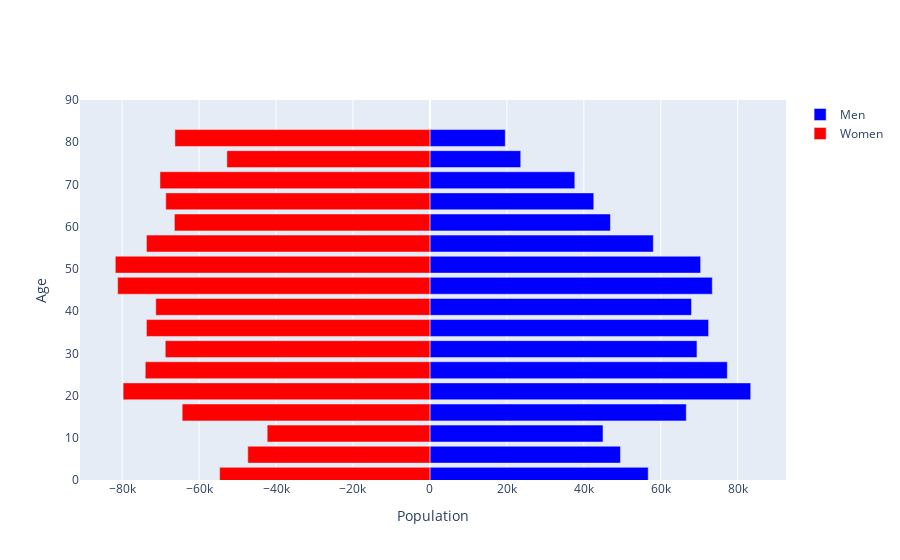
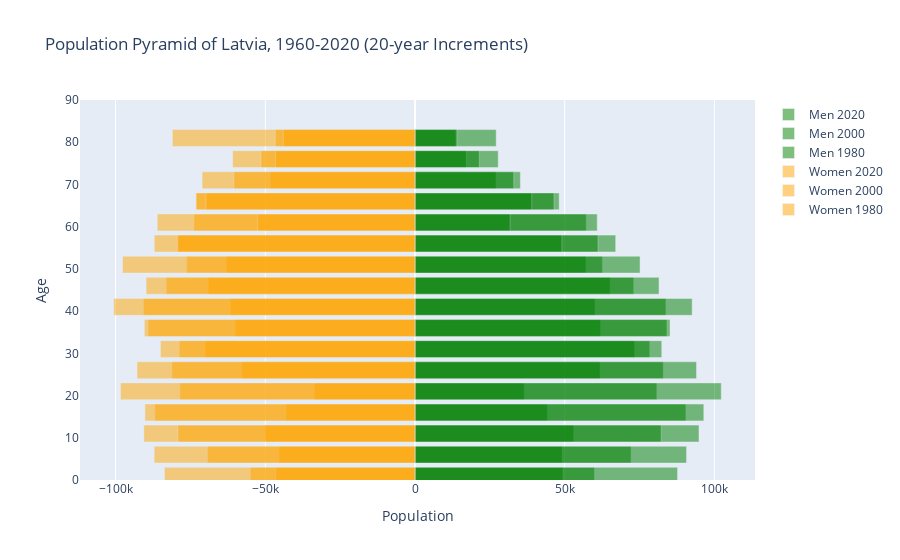

Notebook source saved alongside these figures, in order:
### Markdown cell above
### 2. Latvia

### Code cell
pop_pyramid(latvia, "Latvia", [2010])
pop_pyramid(latvia, "Latvia", [2020,1960,20])
animate_pyramid(latvia, "Latvia", (1960, 2020, 1))

### Figure 1 — Plotly figure (JSON) as saved in the notebook; plotly's stock layout.template omitted (floating-point values rounded to 4 significant figures)
{"data": [{"hoverinfo": ["x", "y"], "marker": {"color": "blue"}, "name": "Men", "orientation": "h", "type": "bar", "x": [56732, 49526, 44984, 66624, 83371, 77300, 69405, 72430, 67983, 73387, 70357, 58070, 46916, 42588, 37658, 23600, 19580], "y": [1, 6, 11, 16, 21, 26, 31, 36, 41, 46, 51, 56, 61, 66, 71, 76, 81]}, {"hoverinfo": ["x", "y"], "marker": {"color": "red"}, "name": "Women", "orientation": "h", "type": "bar", "x": [-54654, -47337, -42297, -64392, -79744, -73987, -68788, -73679, -71255, -81166, -81776, -73676, -66416, -68657, -70167, -52771, -66283], "y": [1, 6, 11, 16, 21, 26, 31, 36, 41, 46, 51, 56, 61, 66, 71, 76, 81]}], "layout": {"barmode": "overlay", "title": {"text": ""}, "xaxis": {"title": {"text": "Population"}}, "yaxis": {"range": [0, 90], "title": {"text": "Age"}}}}

### Figure 2 — Plotly figure (JSON) as saved in the notebook; plotly's stock layout.template omitted (floating-point values rounded to 4 significant figures)
{"data": [{"hoverinfo": ["x", "y"], "marker": {"color": "green"}, "name": "Men 2020", "opacity": 0.5, "orientation": "h", "type": "bar", "x": [59925, 49127, 52985, 44197, 36453, 61794, 73341, 61917, 60104, 65153, 57085, 67029, 57177, 48152, 27051, 27797, 27123], "y": [1, 6, 11, 16, 21, 26, 31, 36, 41, 46, 51, 56, 61, 66, 71, 76, 81]}, {"hoverinfo": ["x", "y"], "marker": {"color": "green"}, "name": "Men 2000", "opacity": 0.5, "orientation": "h", "type": "bar", "x": [49440, 72152, 94845, 90455, 80759, 82904, 78401, 85164, 83796, 73032, 62578, 61111, 60857, 46423, 35196, 17135, 13694], "y": [1, 6, 11, 16, 21, 26, 31, 36, 41, 46, 51, 56, 61, 66, 71, 76, 81]}, {"hoverinfo": ["x", "y"], "marker": {"color": "green"}, "name": "Men 1980", "opacity": 0.5, "orientation": "h", "type": "bar", "x": [87681, 90688, 82217, 96457, 102274, 94020, 82410, 84196, 92561, 81499, 75161, 49060, 31773, 38989, 32978, 21470, 14037], "y": [1, 6, 11, 16, 21, 26, 31, 36, 41, 46, 51, 56, 61, 66, 71, 76, 81]}, {"hoverinfo": ["x", "y"], "marker": {"color": "orange"}, "name": "Women 2020", "opacity": 0.5, "orientation": "h", "type": "bar", "x": [-55023, -45384, -50019, -43059, -33644, -57864, -70076, -60030, -61626, -69069, -63062, -79216, -73811, -73039, -48278, -60901, -81037], "y": [1, 6, 11, 16, 21, 26, 31, 36, 41, 46, 51, 56, 61, 66, 71, 76, 81]}, {"hoverinfo": ["x", "y"], "marker": {"color": "orange"}, "name": "Women 2000", "opacity": 0.5, "orientation": "h", "type": "bar", "x": [-46494, -69261, -90569, -86877, -78504, -81181, -78690, -90404, -90672, -83078, -76218, -79161, -86094, -73171, -71110, -51439, -46684], "y": [1, 6, 11, 16, 21, 26, 31, 36, 41, 46, 51, 56, 61, 66, 71, 76, 81]}, {"hoverinfo": ["x", "y"], "marker": {"color": "orange"}, "name": "Women 1980", "opacity": 0.5, "orientation": "h", "type": "bar", "x": [-83671, -87116, -79167, -90198, -98374, -92831, -85045, -89207, -100612, -89812, -97692, -87084, -52550, -69808, -60497, -46570, -43994], "y": [1, 6, 11, 16, 21, 26, 31, 36, 41, 46, 51, 56, 61, 66, 71, 76, 81]}], "layout": {"barmode": "overlay", "title": {"text": "Population Pyramid of Latvia, 1960-2020 (20-year Increments)"}, "xaxis": {"title": {"text": "Population"}}, "yaxis": {"range": [0, 90], "title": {"text": "Age"}}}}
